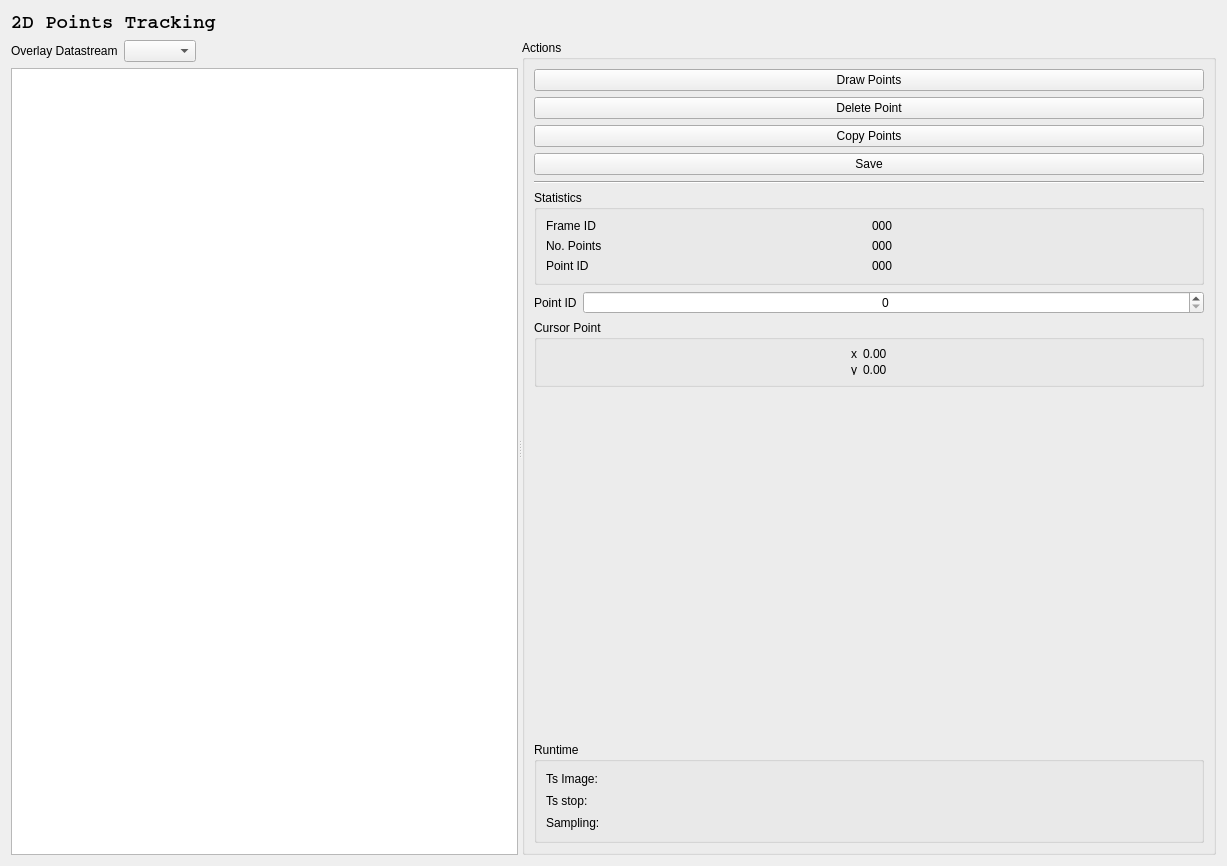
<?xml version="1.0" encoding="UTF-8"?>
<ui version="4.0">
 <class>qtPointsTracking</class>
 <widget class="QWidget" name="qtPointsTracking">
  <property name="geometry">
   <rect>
    <x>0</x>
    <y>0</y>
    <width>1227</width>
    <height>866</height>
   </rect>
  </property>
  <property name="windowTitle">
   <string>Form</string>
  </property>
  <layout class="QVBoxLayout" name="verticalLayout_2" stretch="0,3">
   <item>
    <widget class="QLabel" name="label_7">
     <property name="font">
      <font>
       <family>Courier</family>
       <pointsize>14</pointsize>
       <weight>75</weight>
       <italic>false</italic>
       <bold>true</bold>
       <underline>false</underline>
       <strikeout>false</strikeout>
      </font>
     </property>
     <property name="text">
      <string>2D Points Tracking</string>
     </property>
    </widget>
   </item>
   <item>
    <widget class="QSplitter" name="splitter">
     <property name="orientation">
      <enum>Qt::Horizontal</enum>
     </property>
     <widget class="QWidget" name="layoutWidget">
      <layout class="QVBoxLayout" name="verticalLayout">
       <item>
        <layout class="QHBoxLayout" name="horizontalLayout" stretch="0,0,0">
         <item>
          <widget class="QLabel" name="label">
           <property name="text">
            <string>Overlay Datastream</string>
           </property>
          </widget>
         </item>
         <item>
          <widget class="QComboBox" name="qtComboOverlay"/>
         </item>
         <item>
          <spacer name="horizontalSpacer">
           <property name="orientation">
            <enum>Qt::Horizontal</enum>
           </property>
           <property name="sizeHint" stdset="0">
            <size>
             <width>40</width>
             <height>20</height>
            </size>
           </property>
          </spacer>
         </item>
        </layout>
       </item>
       <item>
        <widget class="QGraphicsView" name="qtGraphicsView"/>
       </item>
      </layout>
     </widget>
     <widget class="QGroupBox" name="groupBox_4">
      <property name="title">
       <string>Actions</string>
      </property>
      <layout class="QVBoxLayout" name="verticalLayout_3">
       <item>
        <widget class="QPushButton" name="qtButtonDrawPoints">
         <property name="text">
          <string>Draw Points</string>
         </property>
        </widget>
       </item>
       <item>
        <widget class="QPushButton" name="qtButtonDeletePoint">
         <property name="text">
          <string>Delete Point</string>
         </property>
        </widget>
       </item>
       <item>
        <widget class="QPushButton" name="qtButtonCopyPoints">
         <property name="text">
          <string>Copy Points</string>
         </property>
        </widget>
       </item>
       <item>
        <widget class="QPushButton" name="qtButtonSave">
         <property name="text">
          <string>Save</string>
         </property>
        </widget>
       </item>
       <item>
        <widget class="Line" name="line_2">
         <property name="orientation">
          <enum>Qt::Horizontal</enum>
         </property>
        </widget>
       </item>
       <item>
        <widget class="QGroupBox" name="groupBox_2">
         <property name="title">
          <string>Statistics</string>
         </property>
         <layout class="QGridLayout" name="gridLayout_2">
          <item row="0" column="1">
           <widget class="QLabel" name="qtFrameID">
            <property name="text">
             <string>000</string>
            </property>
           </widget>
          </item>
          <item row="0" column="0">
           <widget class="QLabel" name="label_11">
            <property name="text">
             <string>Frame ID</string>
            </property>
           </widget>
          </item>
          <item row="2" column="1">
           <widget class="QLabel" name="qtItemID">
            <property name="text">
             <string>000</string>
            </property>
           </widget>
          </item>
          <item row="2" column="0">
           <widget class="QLabel" name="label_2">
            <property name="text">
             <string>Point ID</string>
            </property>
           </widget>
          </item>
          <item row="1" column="0">
           <widget class="QLabel" name="label_5">
            <property name="text">
             <string>No. Points</string>
            </property>
           </widget>
          </item>
          <item row="1" column="1">
           <widget class="QLabel" name="qtNoItems">
            <property name="text">
             <string>000</string>
            </property>
           </widget>
          </item>
         </layout>
        </widget>
       </item>
       <item>
        <layout class="QFormLayout" name="formLayout_2">
         <property name="topMargin">
          <number>0</number>
         </property>
         <item row="0" column="0">
          <widget class="QLabel" name="label_10">
           <property name="text">
            <string>Point ID</string>
           </property>
          </widget>
         </item>
         <item row="0" column="1">
          <widget class="QSpinBox" name="qtPointID">
           <property name="alignment">
            <set>Qt::AlignCenter</set>
           </property>
          </widget>
         </item>
        </layout>
       </item>
       <item>
        <widget class="QGroupBox" name="groupBox_3">
         <property name="minimumSize">
          <size>
           <width>0</width>
           <height>67</height>
          </size>
         </property>
         <property name="title">
          <string>Cursor Point</string>
         </property>
         <layout class="QHBoxLayout" name="horizontalLayout_2">
          <item>
           <spacer name="horizontalSpacer_2">
            <property name="orientation">
             <enum>Qt::Horizontal</enum>
            </property>
            <property name="sizeHint" stdset="0">
             <size>
              <width>133</width>
              <height>20</height>
             </size>
            </property>
           </spacer>
          </item>
          <item>
           <layout class="QFormLayout" name="formLayout">
            <item row="0" column="0">
             <widget class="QLabel" name="label_3">
              <property name="text">
               <string>x</string>
              </property>
             </widget>
            </item>
            <item row="0" column="1">
             <widget class="QLabel" name="qtXCursor">
              <property name="text">
               <string>0.00</string>
              </property>
             </widget>
            </item>
            <item row="1" column="0">
             <widget class="QLabel" name="label_4">
              <property name="text">
               <string>y</string>
              </property>
             </widget>
            </item>
            <item row="1" column="1">
             <widget class="QLabel" name="qtYCursor">
              <property name="text">
               <string>0.00</string>
              </property>
             </widget>
            </item>
           </layout>
          </item>
          <item>
           <spacer name="horizontalSpacer_3">
            <property name="orientation">
             <enum>Qt::Horizontal</enum>
            </property>
            <property name="sizeHint" stdset="0">
             <size>
              <width>133</width>
              <height>20</height>
             </size>
            </property>
           </spacer>
          </item>
         </layout>
        </widget>
       </item>
       <item>
        <spacer name="verticalSpacer">
         <property name="orientation">
          <enum>Qt::Vertical</enum>
         </property>
         <property name="sizeHint" stdset="0">
          <size>
           <width>20</width>
           <height>426</height>
          </size>
         </property>
        </spacer>
       </item>
       <item>
        <widget class="QGroupBox" name="groupBox_5">
         <property name="title">
          <string>Runtime</string>
         </property>
         <layout class="QGridLayout" name="gridLayout_4">
          <item row="0" column="0">
           <widget class="QLabel" name="label_6">
            <property name="text">
             <string>Ts Image:</string>
            </property>
           </widget>
          </item>
          <item row="1" column="0">
           <widget class="QLabel" name="label_8">
            <property name="text">
             <string>Ts stop:</string>
            </property>
           </widget>
          </item>
          <item row="2" column="0">
           <widget class="QLabel" name="label_9">
            <property name="text">
             <string>Sampling:</string>
            </property>
           </widget>
          </item>
          <item row="0" column="1">
           <widget class="QLineEdit" name="qtTsImage">
            <property name="styleSheet">
             <string notr="true">border: none;
background-color: rgba(0,0,0,0);</string>
            </property>
            <property name="readOnly">
             <bool>true</bool>
            </property>
           </widget>
          </item>
          <item row="1" column="1">
           <widget class="QLineEdit" name="qtTsStop">
            <property name="styleSheet">
             <string notr="true">border: none;
background-color: rgba(0,0,0,0);</string>
            </property>
            <property name="readOnly">
             <bool>true</bool>
            </property>
           </widget>
          </item>
          <item row="2" column="1">
           <widget class="QLineEdit" name="qtTsSamplingTime">
            <property name="styleSheet">
             <string notr="true">border: none;
background-color: rgba(0,0,0,0);</string>
            </property>
            <property name="readOnly">
             <bool>true</bool>
            </property>
           </widget>
          </item>
         </layout>
        </widget>
       </item>
      </layout>
     </widget>
    </widget>
   </item>
  </layout>
 </widget>
 <resources/>
 <connections/>
</ui>
